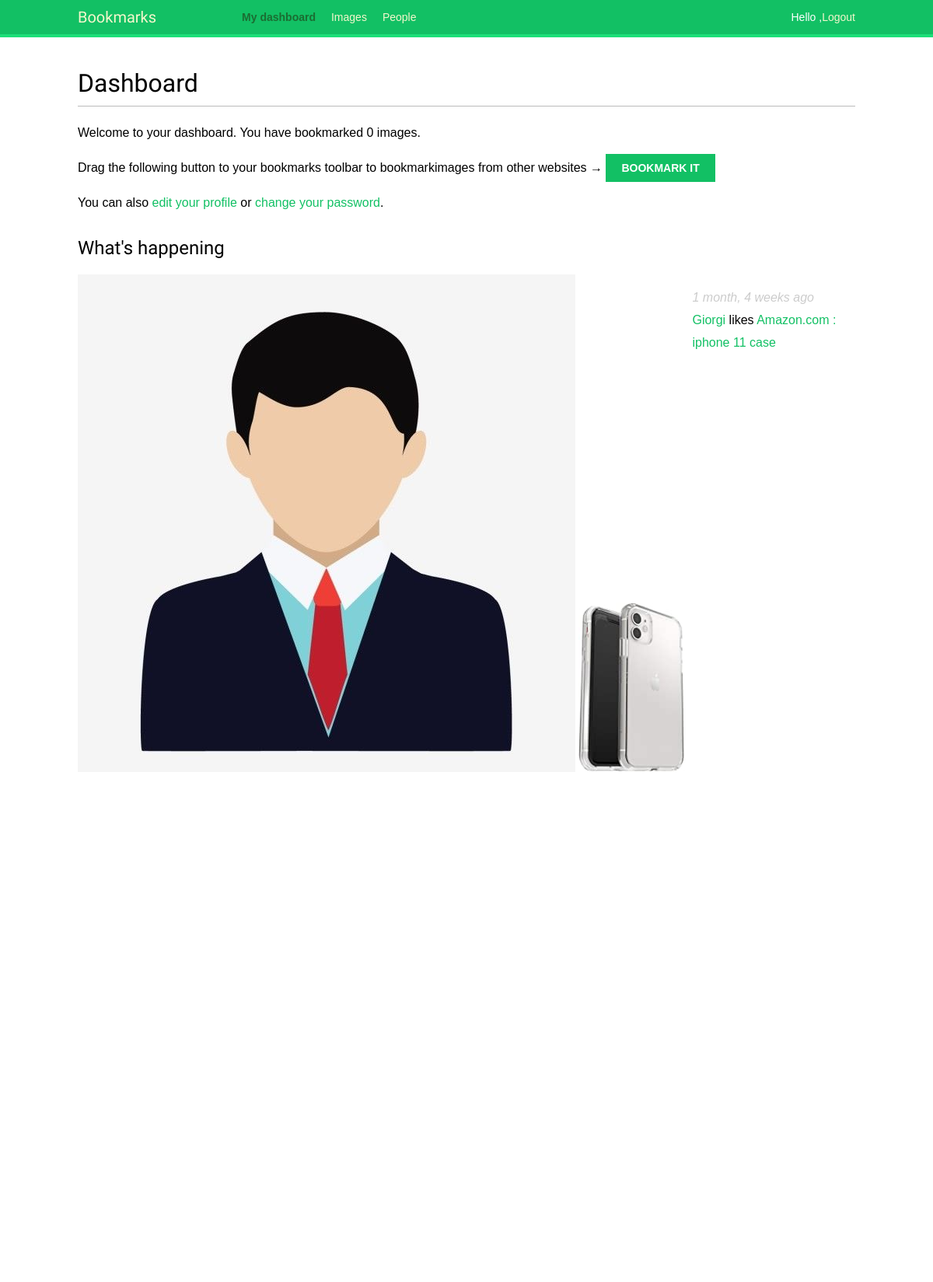
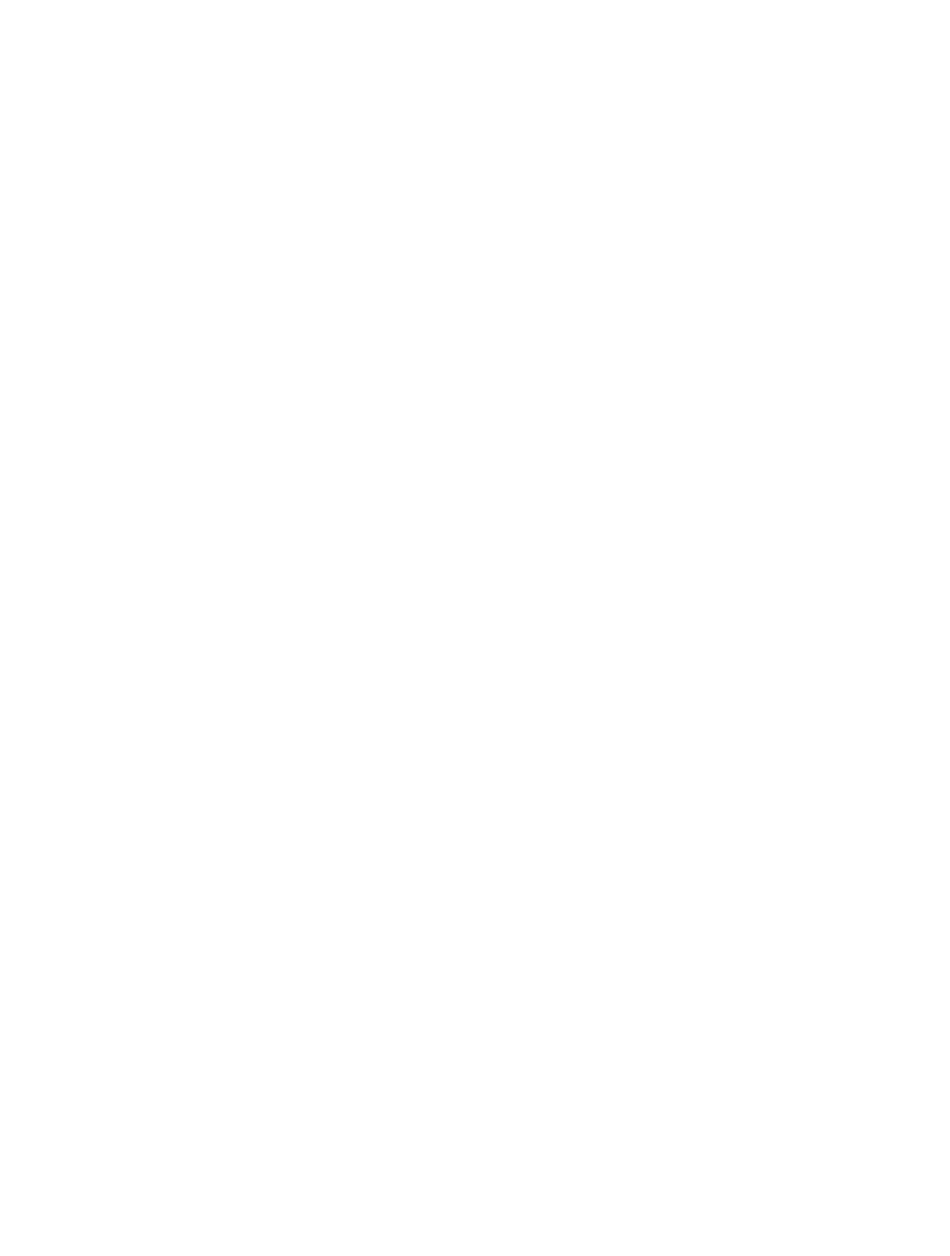
The app's page /accaount/ (signed in, upper part) with its own data (2 pictures, top to bottom).
### actions/models.py (models this page shows)
class Action(models.Model):
	user = models.ForeignKey('auth.User', related_name='actions', db_index=True, on_delete=models.CASCADE)
	verb = models.CharField(max_length=255)
	created = models.DateTimeField(auto_now_add=True, db_index=True)
	target_ct = models.ForeignKey(
		ContentType,blank=True,
		null=True,
		related_name='target_obj',
		on_delete=models.CASCADE,)
	target_id = models.PositiveIntegerField(null=True, blank=True, db_index=True)
	target = GenericForeignKey('target_ct', 'target_id')
	class Meta:
		ordering = ('-created',)

### images/models.py (models this page shows, shortened)
class Image(models.Model):
	user = models.ForeignKey(settings.AUTH_USER_MODEL,related_name='images_created',on_delete=models.CASCADE)
	title = models.CharField(max_length=200)
	slug = models.SlugField(max_length=200,blank=True)
	url = models.URLField()
	image = models.ImageField(upload_to='images/%Y/%m/%d/')
	description = models.TextField(blank=True)
	created = models.DateField(auto_now_add=True,db_index=True)
	users_like = models.ManyToManyField(settings.AUTH_USER_MODEL, related_name='images_liked', blank=True)
	total_likes = models.PositiveIntegerField(db_index=True, default=0)
	def get_absolute_url(self):
		return reverse('images:detail', args=[self.id, self.slug])
	def __str__(self):
		return self.title

### accaount/views.py (the view)
# urls.py: path('', views.dashboard, name='dashboard'),
@login_required
def dashboard(request):
	actions = Action.objects.exclude(user=request.user)
	following_ids = request.user.following.values_list('id',flat=True)
	if following_ids:
		actions = actions.filter(user_id__in=following_ids)
	actions = actions.select_related('user', 'user__profile').prefetch_related('target')[:10]
	return render(request,'account/dashboard.html',{'section': 'dashboard','actions': actions})

### accaount/templates/account/dashboard.html (shortened to what this page needs)
{% extends "base.html" %}
{% block content %}
	<h1>Dashboard</h1>
	{% with total_images_created=request.user.images_created.count %}
	<p>Welcome to your dashboard. You have bookmarked
	{{ total_images_created }} image{{ total_images_created|pluralize }}.</p>
	{% endwith %}
	<p>Drag the following button to your bookmarks toolbar to bookmarkimages from other websites →
		<a href="javascript:{% include 'bookmarklet_launcher.js' %}" class="button">Bookmark it</a>
	</p>
	<p>You can also <a href="{% url 'edit' %}">edit your profile</a> or
		<a href="{% url 'password_change' %}">change your password</a>.
	</p>
	<h2>What's happening</h2>
	<div id="action-list">
		{% for action in actions %}
			{% include "actions/action/detail.html" %}
		{% endfor %}
	</div>
{% endblock %}

### actions/templates/actions/action/detail.html
{% load thumbnail %}
{% with user=action.user profile=action.user.profile %}
<div class="action">
	<div class="images">
		{% if profile.photo %}
			{% thumbnail user.profile.photo "80x80" crop="100%" as im %}
			<a href="{{ user.get_absolute_url }}">
				<img src="{{ im.url }}" alt="{{ user.get_full_name }}"
				class="item-img">
			</a>
		{% endif %}
		{% if action.target %}
			{% with target=action.target %}
			{% if target.image %}
				{% thumbnail target.image "80x80" crop="100%" as im %}
				<a href="{{ target.get_absolute_url }}">
					<img src="{{ im.url }}" class="item-img">
				</a>
			{% endif %}
		{% endwith %}
	{% endif %}
</div>
<div class="info">
	<p>
		<span class="date">{{ action.created|timesince }} ago</span>
		<br />
		<a href="{{ user.get_absolute_url }}">
			{{ user.first_name }}
		</a>
		{{ action.verb }}
		{% if action.target %}
			{% with target=action.target %}
			<a href="{{ target.get_absolute_url }}">{{ target }}</a>
		{% endwith %}
	{% endif %}
</p>
</div>
</div>
{% endwith %}

### accaount/static/css/base.css (style rules this page uses)
body { margin:0; padding:0; font-family:helvetica, sans-serif; }
p { line-height: 1.8; }
a { color:#12c064; text-decoration:none; }
h1, h2, h3, h4, h5 , h6 { font-family: 'Muli', sans-serif; font-weight:normal; }
h1 { border-bottom:1px solid #bbb; padding:0 0 10px 0; margin:10px 0 20px 0; }
h2 { margin:30px 0 20px; }
input[type=submit], a.button { font-weight:bold; background:#12c064; color:#fff; padding:10px 20px; font-size:14px; text-transform:uppercase; }
.action { clear:both; overflow:auto; }
.action .images { float:left; margin:0 10px 10px 0; }
.action .date { font-style:italic; color:#ccc; }

### records on screen
Action: shows a picture, created "1 month, 4 weeks", user.first_name "Giorgi", verb "likes", target "Amazon.com : iphone 11 case"
Action: shows a picture

### other values on screen
{{ total_images_created }} "0"
